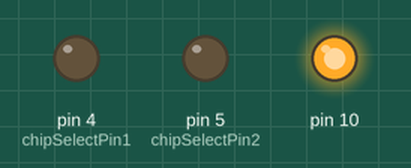
Simulated run of this sketch. Board: Arduino Uno, built with avr-gcc and run on an emulated ATmega328P. Shown: output pins drawn as LEDs (lit = HIGH). What the sketch prints to the serial monitor is not drawn.

Above: at 0.1 s.
At 5.1 s:
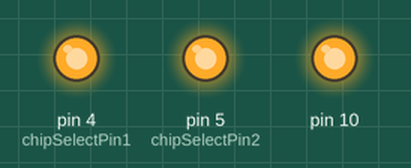
Timing chart, 0 to 6.6 s (numbered marks = the images above):
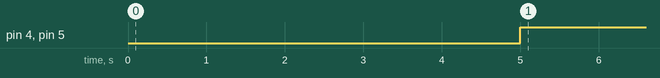

The sketch:

double_lecture_capteur_rls.ino
```cpp
#include <SPI.h>

const int chipSelectPin1 = 4;
const int chipSelectPin2 = 5;

void setup() {

  Serial.begin(250000); // On démarre la communication série

  SPI.begin(); // On démarre la communication SPI
  SPI.setClockDivider(SPI_CLOCK_DIV16);
  SPI.setBitOrder(MSBFIRST);
  SPI.setDataMode(SPI_MODE1);

  pinMode(chipSelectPin1, OUTPUT);
  pinMode(chipSelectPin2, OUTPUT);

  delay(5000);
}

void loop() {
  float valeurRLS_1 = lectureCapteurRLS(chipSelectPin1);
  float valeurRLS_2 = lectureCapteurRLS(chipSelectPin2);

  delay(100);

  Serial.print("Capteur 1 : ");
  Serial.print(valeurRLS_1);
  Serial.print("     Capteur 2 : ");
  Serial.println(valeurRLS_2);

}
float lectureCapteurRLS(char cs_Pin){
  //uint8_t CRC;
  //uint8_t DetailedStatus;


  digitalWrite(cs_Pin, LOW);
  delayMicroseconds(1);

  //uint32_t val = 0;
  uint32_t val2 = 0;

  double distance=0;

  byte octet1 = 0;
  byte octet2 = 0;
  byte octet3 = 0;
  byte octet4 = 0;
  byte octet5 = 0;
  byte octet6 = 0;

  octet1 = SPI.transfer(0xff);
  //octet1-=172;
  octet2 = SPI.transfer(0xff);
  octet3 = SPI.transfer(0xff);
  octet4 = SPI.transfer(0xff);
  octet5 = SPI.transfer(0xff);
  octet6 = SPI.transfer(0xff);

  val2 = (uint64_t)octet1 << 24;
  val2 |= (uint64_t)octet2 << 16;
  val2 |= (uint64_t)octet3 << 8;
  val2 |= (uint64_t)octet4;
  val2 = val2>>6;
  val2-=23095986;
  //Serial.println(val2);

  distance = val2*0.244140625;
  //Serial.println(distance);

  delayMicroseconds(1);
  digitalWrite(cs_Pin, HIGH);
  delayMicroseconds(1);

  return distance;
}
/*
float lectureCapteurRLS(int chipSelectPin){
  //uint8_t CRC;
  //uint8_t DetailedStatus;


  digitalWrite(chipSelectPin, LOW);
  delayMicroseconds(1);

  //uint32_t val = 0;
  uint32_t val2 = 0;

  float distance=0;

  byte octet1 = 0;
  byte octet2 = 0;
  byte octet3 = 0;
  byte octet4 = 0;
  byte octet5 = 0;
  byte octet6 = 0;

  octet1 = SPI.transfer(0xff);
  //octet1-=172;
  octet2 = SPI.transfer(0xff);
  octet3 = SPI.transfer(0xff);
  octet4 = SPI.transfer(0xff);
  octet5 = SPI.transfer(0xff);
  octet6 = SPI.transfer(0xff);

  val2 = (uint64_t)octet1 << 24;
  val2 |= (uint64_t)octet2 << 16;
  val2 |= (uint64_t)octet3 << 8;
  val2 |= (uint64_t)octet4;
  val2 = val2>>6;
  val2-=23095986;
  //Serial.println(val2);

  distance = val2*0.244;
  //Serial.println(distance);

  delayMicroseconds(1);
  digitalWrite(chipSelectPin, HIGH);
  delayMicroseconds(1);

  return distance;
}
*/
```

Measured:
- by itself, pin 4 (chipSelectPin1), pin 5 (chipSelectPin2): LOW → HIGH at 5.0 s
